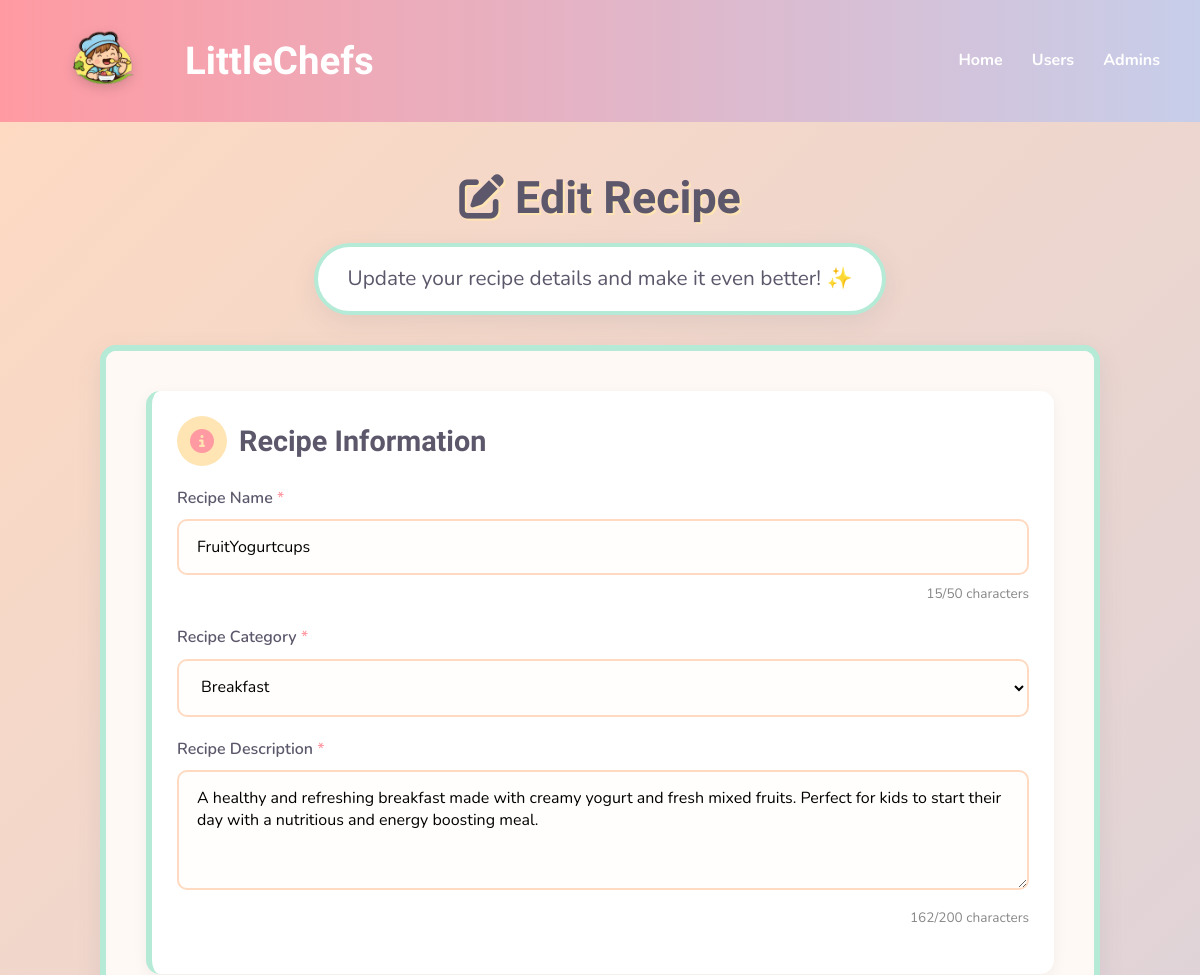
The app's page /edit.php?id=3 (upper part), older data.
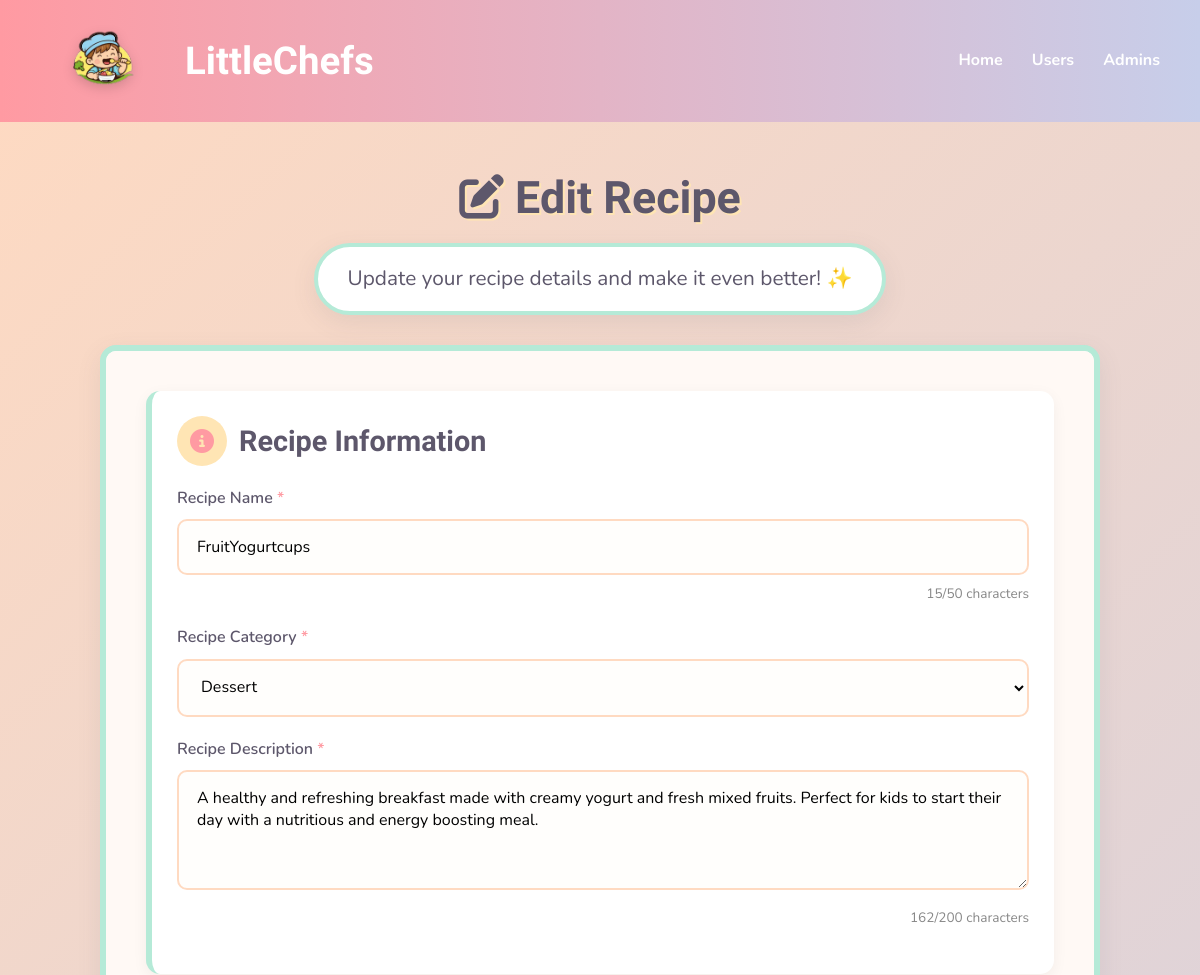
The same page, newer data.
### tables this page shows
CREATE TABLE `recipe` (
  `id` int(11) NOT NULL,
  `userID` int(11) NOT NULL,
  `categoryID` int(11) NOT NULL,
  `name` varchar(100) NOT NULL,
  `description` text NOT NULL,
  `photoFileName` varchar(100) NOT NULL,
  `videoFilePath` varchar(100) NOT NULL
);

CREATE TABLE `recipecategory` (
  `id` int(11) NOT NULL,
  `categoryname` varchar(50) NOT NULL
);

### edit.php (the view, shortened to what this page needs)
<?php
$conn = new mysqli("localhost", "root", "root", "recipedb", 8889);
$successMessage = "";
$recipeID = isset($_GET['id']) ? (int)$_GET['id'] : 0;
$recipeSql = "SELECT * FROM recipe WHERE id = ?";
$recipeStmt = $conn->prepare($recipeSql);
$recipeStmt->bind_param("i", $recipeID);
$recipeStmt->execute();
$recipeResult = $recipeStmt->get_result();
$recipe = $recipeResult->fetch_assoc();
$categories = [];
$catResult = $conn->query("SELECT id, categoryname FROM recipecategory ORDER BY id");
while ($row = $catResult->fetch_assoc()) {
    $categories[] = $row;
}
?>
<!DOCTYPE html>
<html lang="en">
<head>
  <link rel="stylesheet" href="https://cdnjs.cloudflare.com/ajax/libs/font-awesome/6.4.0/css/all.min.css">
</head>
<body>
<div class="container">
  <header>
    <div class="header-left">
      <img src="photo.png" alt="Kids Recipes Logo" class="logo">
      <h1>LittleChefs</h1>
    </div>
    <nav>
      <a href="index.php">Home</a>
      <a href="#">Users</a>
      <a href="#">Admins</a>
    </nav>
  </header>
  <div class="main-wrapper">
    <div class="page-header">
      <h2><i class="fas fa-edit"></i> Edit Recipe</h2>
      <p>Update your recipe details and make it even better! ✨</p>
    </div>
    <div class="recipe-container">
      <form class="recipe-form" id="recipeForm" method="POST" enctype="multipart/form-data" style="<?php echo $successMessage ? 'display: none;' : 'display: block;'; ?>">
        <div class="form-section">
          <h2 class="section-title"><i class="fas fa-info-circle"></i> Recipe Information</h2>
          <div class="form-group">
            <label for="name">Recipe Name <span class="required">*</span></label>
            <input type="text" id="name" name="name" value="<?php echo htmlspecialchars($recipe['name']); ?>" required>
            <div class="counter"><span id="nameCount"><?php echo strlen($recipe['name']); ?></span>/50 characters</div>
          </div>
          <div class="form-group">
            <label for="categoryID">Recipe Category <span class="required">*</span></label>
            <select id="categoryID" name="categoryID" required>
              <?php foreach ($categories as $category): ?>
                <option value="<?php echo $category['id']; ?>" <?php echo ($category['id'] == $recipe['categoryID']) ? 'selected' : ''; ?>>
                  <?php echo htmlspecialchars($category['categoryname']); ?>
                </option>
              <?php endforeach; ?>
            </select>
          </div>
          <div class="form-group">
            <label for="description">Recipe Description <span class="required">*</span></label>
            <textarea id="description" name="description" required><?php echo htmlspecialchars($recipe['description']); ?></textarea>
            <div class="counter"><span id="descCount"><?php echo strlen($recipe['description']); ?></span>/200 characters</div>
          </div>
        </div>
      </form>
    </div>
  </div>
</div>
</body>
</html>

Row changes from the older to the newer data that the page shows:
changed recipe "FruitYogurtcups": categoryID "Breakfast" → "Dessert"
